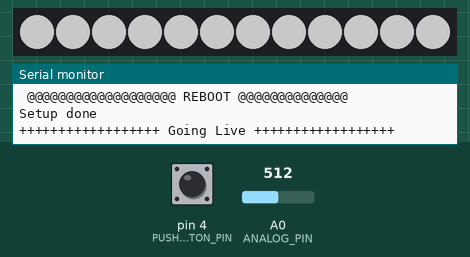
Bench run of a sketch on a simulated Arduino Uno, built with avr-gcc and run on an emulated ATmega328P. On the bench: 12 RGB LEDs in strip order, left to right, the last lines printed to the serial monitor. The inputs (shaded band) are chosen by the test bench; at power-on: pin 4 (PUSH_BUTTON_PIN) HIGH, A0 (ANALOG_PIN) = 512. Dim RGB values are drawn brighter than linear; random numbers use the default seed unless the sketch sets one.

Above: at 1.2 s.
1.3 s: pin 4 (PUSH_BUTTON_PIN) pulled LOW for 0.15 s
At 1.9 s:
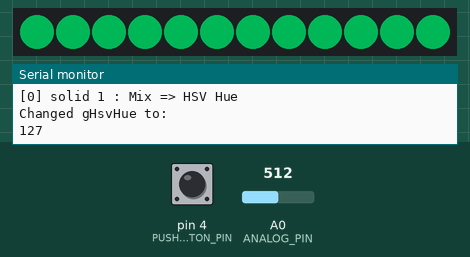
3.0 s: A0 (ANALOG_PIN) set to 716
At 4.1 s:
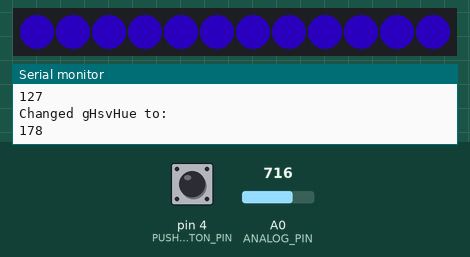
4.5 s: pin 4 (PUSH_BUTTON_PIN) pulled LOW for 0.15 s
At 5.4 s:
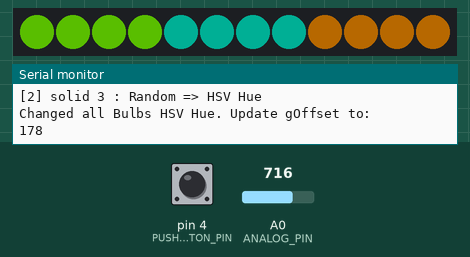
6.2 s: pin 4 (PUSH_BUTTON_PIN) pulled LOW for 1 s
At 7.9 s:
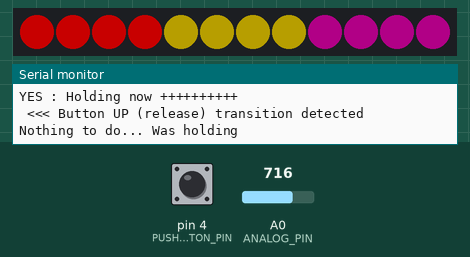
8.7 s: A0 (ANALOG_PIN) set to 900
At 9.6 s:
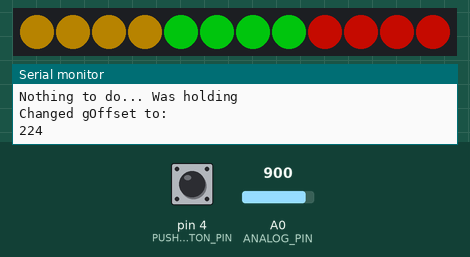
10.2 s: pin 4 (PUSH_BUTTON_PIN) pulled LOW for 3.2 s
At 10.64 s:
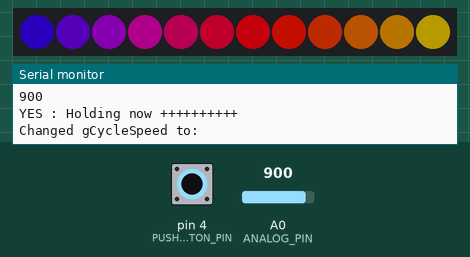
Timing chart, 0 to 13.2 s (numbered marks = the images above; inputs shaded):
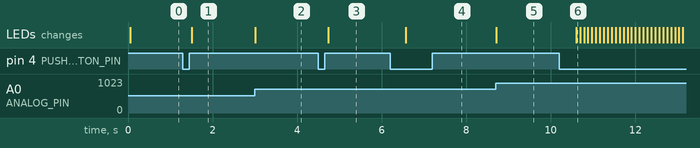

Measured:
- after the input at 1.3 s, the LEDs: change after 0.21 s (image 1)
- after the input at 3.0 s, the LEDs: change at once (image 2)
- after the input at 4.5 s, the LEDs: change after 0.24 s (image 3)
- after the input at 6.2 s, the LEDs: change after 0.37 s (image 4)
- after the input at 8.7 s, the LEDs: change at once (image 5)
- after the input at 10.2 s, the LEDs: change after 0.40 s (image 6)

The sketch:

lampe-agathe.ino
```cpp
#include "FastLED.h"

// Pins configuration
#define LEDS_PIN 7
#define PUSH_BUTTON_PIN 4
#define ANALOG_PIN A0

// LEDS/BULBS configuration
#define NUM_LEDS 12
#define NUM_LEDS_PER_BULB 4
#define NUM_BULBS 3

#define BRIGHTNESS 100
#define FRAMES_PER_SECOND  125 // 125 frames/sec <=> 8 milli/frame

#define HOLD_DELAY 350 // In Milli second
#define MIN_HSV_VALUE 130
#define MAX_HSV_VALUE 255

#define MIN_CYCLE_SPEED 1
#define MAX_CYCLE_SPEED 100

// Define the array of leds
CRGB leds[NUM_LEDS];

uint8_t gOffset = 0; // Set via the knob (analog value)

uint8_t gCycleSpeed = MIN_CYCLE_SPEED;

uint8_t gHsvHue = 0; // Animation (always changing)
uint8_t gHsvValue = MAX_HSV_VALUE;

uint8_t gBulbHsvHue[NUM_BULBS];

enum patternEnum {
  SOLID_ONE_MIX_HSV_HUE,
  // SOLID_ONE_MIX_HSV_VALUE,
  SOLID_THREE_RANDOM_HSV_HUE,
  SOLID_THREE_MIX_HSV_HUE,
  // SOLID_THREE_MIX_BRIGHTNESS_TRANSITION_SPEED,
  // SOLID_THREE_MIX_HUE_TRANSITION_SPEED,
  RAINBOW_MIX_SPEED,
  PATTERN_COUNT
};
uint8_t gPatternIdx = PATTERN_COUNT - 1; // Init to last PatternIdx
void (*gPattern)();

const char *patternName[PATTERN_COUNT] = {
  "[0] solid 1 : Mix => HSV Hue",
  // "[1] solid 1 : Mix => HSV Value",
  "[2] solid 3 : Random => HSV Hue",
  "[3] solid 3 : Mix => HSV Hue",
  // "[3] solid 3 : Mix => Brightness Transition Speed",
  // "[4] solid 3 : Mix => Hue Transition Speed",
  "[5] rainbow : MIX => Speed"
};

boolean wasPressed = false;
boolean prestine = true;

void setup() {
  Serial.begin(9600);

  // RGB LEDS (Digital Pin - Output)
  LEDS.addLeds<WS2812, LEDS_PIN, GRB>(leds, NUM_LEDS);
  LEDS.setBrightness(BRIGHTNESS);

  // Potentiometer (Analog Pin - Input)
  // ...

  // Push button (Digital Pin - Input)
  pinMode(PUSH_BUTTON_PIN, INPUT_PULLUP);

  randomSeed(analogRead(2)); // Noise on unconnected Analog Pin 2 give random

  updateGpattern();

  for (int i = 1; i < NUM_BULBS; i += 1) {
    gBulbHsvHue[i] = random(8);
  }

  gPattern = solidWhite;

  Serial.println(" @@@@@@@@@@@@@@@@@@@ REBOOT @@@@@@@@@@@@@@");
  Serial.println("Setup done");
  Serial.println("++++++++++++++++++ Going Live ++++++++++++++++++");
}

void loop() {
  static uint32_t holdStartTime = millis();
  static boolean holding = false;

  boolean isPressed = (digitalRead(PUSH_BUTTON_PIN) == LOW);

  if (isPressed && !wasPressed) { // Push Detection
    prestine = false;
    wasPressed = true;
    holdStartTime = millis();
    holding = false;

    Serial.println(" >>> Button DOWN (push) transition detected");
  } else if (isPressed && wasPressed) { // Pressed
    // Serial.println(" <P> Button in PRESSED state");

    if (millis() - holdStartTime < HOLD_DELAY) {
      //Serial.println("NO : Not holding yet ----------");
      holding = false;
    } else {
      holding = true;
      updateGpatternIdx();
      Serial.println("YES : Holding now ++++++++++");
    }

  } else if (!isPressed && wasPressed) { // Release detection
    wasPressed = false;
    Serial.println(" <<< Button UP (release) transition detected");

    if (!holding) {
      // Select Next Pattern
      gPatternIdx = (gPatternIdx + 1) % PATTERN_COUNT;
      updateGpattern();
      Serial.println("Changed pattern to:");
      Serial.println(patternName[gPatternIdx]);
    } else {
      Serial.println("Nothing to do... Was holding");
      // Do nothing, was processing pressed state function
    }

    holding = false;
  } else if (!isPressed && !wasPressed) {
    // Serial.println(" <R> Button in RELEASED state");
  } else {
    Serial.println("ERROR! Impossible state.");
  }

  EVERY_N_MILLISECONDS( 1000 / FRAMES_PER_SECOND ) {
    gPattern();
    FastLED.show();
  }

  /*
    EVERY_N_MILLISECONDS( 40 ) {
      gHsvHue += 1;
    }
  */
}

void solidBulb(uint8_t idx, uint8_t hue) {
  uint8_t bulbOffset = (idx * NUM_LEDS_PER_BULB);
  for (uint8_t i = 0; i < NUM_LEDS_PER_BULB; i += 1) {
    leds[i + bulbOffset] = CHSV(hue, 255, gHsvValue);
  }
}

boolean updateGpatternIdx() {
  uint16_t analogValue = analogRead(ANALOG_PIN); // Integer [0 .. 1023] (10 bit ADC)

  uint8_t patternIdx = map(analogValue, 0, 1024, 0, PATTERN_COUNT);

  if (patternIdx != gPatternIdx && analogValue % (1024 / PATTERN_COUNT) > 5 ) { // Magic +/- 5 is the deadband to consider a change
    gPatternIdx = patternIdx;
    Serial.println("Changed pattern to:");
    Serial.println(patternName[gPatternIdx]);
    Serial.println(analogValue);
    updateGpattern();
    return true;
  } else {
    return false;
  }
}

// Sync gOffset with our Analog Reading.
void gOffsetSync() {
  uint8_t offset = map(analogRead(ANALOG_PIN), 0, 1023, 0, 255); // 10 Bits ADC (Int [0 to 1023])

  if (gOffset != offset && abs(gOffset - offset) > 3) {
    gOffset = offset;
    Serial.println("Changed gOffset to:");
    Serial.println(gOffset);

  }
}

// Sync gHsvValue with our Analog Reading.
void gHsvValueSync() {
  uint8_t hsvValue = map(analogRead(ANALOG_PIN), 0, 1023, MIN_HSV_VALUE, 255); // 10 Bits ADC (Int [0 to 1023])

  // Magic [-3, 3] interval, is the deadband to trigger change detection
  if (gHsvValue != hsvValue && abs(gHsvValue - hsvValue) > 2) {
    gHsvValue = hsvValue;
    Serial.println("Changed gHsvValue to:");
    Serial.println(gHsvValue);
  }
}

void gHsvHueSync() {
  uint8_t hsvHue = map(analogRead(ANALOG_PIN), 0, 1023, 0, 255); // 10 Bits ADC (Int [0 to 1023])

  // Magic [-3, 3] interval, is the deadband to trigger change detection
  if (gHsvHue != hsvHue && abs(gHsvHue - hsvHue) > 2) {
    gHsvHue = hsvHue;
    Serial.println("Changed gHsvHue to:");
    Serial.println(gHsvHue);
  }
}

void gBulbHsvHueRandomSync() {
  uint8_t offset = map(analogRead(ANALOG_PIN), 0, 1023, 0, 255); // 10 Bits ADC (Int [0 to 1023])

  if (gOffset != offset && abs(gOffset - offset) > 4) {
    // Init random Bulb hue
    for (int i = 0; i < NUM_BULBS; i += 1) {
      gBulbHsvHue[i] = random8();

      //  Serial.println("Bulb #");
      //  Serial.println(i);
      //  Serial.println(gBulbHsvHue[i]);
    }
    gOffset = offset;

    Serial.println("Changed all Bulbs HSV Hue. Update gOffset to:");
    Serial.println(gOffset);
  }

}


void gCycleSpeedSync() {
  uint8_t cycleSpeed = map(analogRead(ANALOG_PIN), 0, 1023, MIN_CYCLE_SPEED, MAX_CYCLE_SPEED); // 10 Bits ADC (Int [0 to 1023])

  // Magic [-2, 2] interval, is the deadband to trigger change detection
  if (gCycleSpeed != cycleSpeed && abs(gCycleSpeed - cycleSpeed) > 2) {
    gCycleSpeed = cycleSpeed;
    Serial.println("Changed gCycleSpeed to:");
    Serial.println(gCycleSpeed);
  }
}

void gCycleHsvHue() {
  static uint32_t previous = millis();

  if (millis() - previous > gCycleSpeed) {
    previous = millis();
    gHsvHue += 1;
  }
}

void solidOneMixHsvHue() {
  gHsvHueSync();
  fill_solid(leds, NUM_LEDS, CHSV(gHsvHue, 255, 255));
}

void solidOneMixHsvValue() {
  gHsvValueSync();
  fill_solid(leds, NUM_LEDS, CHSV(gHsvHue, 255, gHsvValue));
}

void solidThreeRandomHsvHue() {
  gBulbHsvHueRandomSync();
  for (int i = 0; i < NUM_BULBS; i += 1) {
    solidBulb(i, gBulbHsvHue[i]);
  }
}

void solidThreeMixHsvHue() {
  gOffsetSync();
  for (int i = 0; i < NUM_BULBS; i += 1) {
    solidBulb(i, gBulbHsvHue[i] + gOffset);
  }
}

void solidThreeMixHsvValueTransitionSpeed() {
  fill_solid(leds, NUM_LEDS, CRGB::Red);
}

void solidThreeMixHsvHueTransitionSpeed() {
  fill_solid(leds, NUM_LEDS, CRGB::Green);
}

void rainbowMixSpeed() {
  gCycleSpeedSync();
  gCycleHsvHue();
  fill_rainbow(leds, NUM_LEDS, gHsvHue, 12);;
}

void solidWhite() {
  fill_solid(leds, NUM_LEDS, CRGB::White);
}

void updateGpattern() {
  switch (gPatternIdx) {
    case   SOLID_ONE_MIX_HSV_HUE:
      gPattern = solidOneMixHsvHue;
      break;
/*
    case SOLID_ONE_MIX_HSV_VALUE:
      gPattern = solidOneMixHsvValue;
      break;
      */
    case SOLID_THREE_RANDOM_HSV_HUE:
      gPattern = solidThreeRandomHsvHue;
      break;
    case SOLID_THREE_MIX_HSV_HUE:
      gPattern = solidThreeMixHsvHue;
      break;
    /*
      case SOLID_THREE_MIX_HSV_VALUE_TRANSITION_SPEED:
      gPattern = solidThreeMixHsvValueTransitionSpeed;
      break;
      case SOLID_THREE_MIX_HSV_HUE_TRANSITION_SPEED:
      gPattern = solidThreeMixHsvHueTransitionSpeed;
      break;
    */
    case RAINBOW_MIX_SPEED:
      gPattern = rainbowMixSpeed;
      break;
    default:
      gPattern = solidWhite;
  }
}
```
